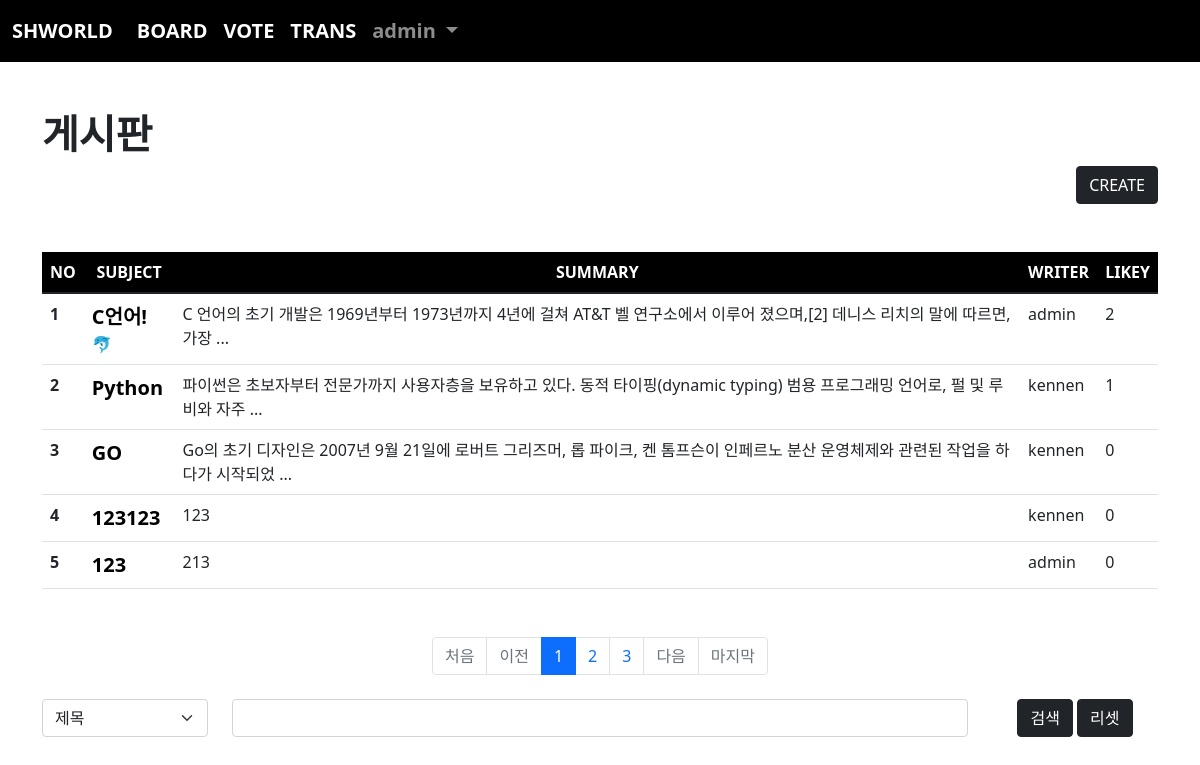
Page /board/index/ (signed in) on the committed database.
### acc/models.py (models this page shows, shortened)
class User(AbstractUser):
    pic = models.ImageField(upload_to="user/%y/%m")
    age = models.IntegerField(default=1)
    comment = models.TextField()

### board/models.py (models this page shows, shortened)
class Board(models.Model):
    subject = models.CharField(max_length=100)
    writer = models.ForeignKey(User, on_delete=models.CASCADE, related_name="writer")
    content = models.TextField()
    pubdate = models.DateTimeField()
    likey = models.ManyToManyField(User, blank=True, related_name="likey")
    def summary(self):
        if len(self.content) >= 80:
            return f"{self.content[:80]} ..."
        return self.content
    def hot(self):
        if self.likey.count() >= 2:
            return True
        return False

### board/views.py (the view)
# urls.py: path('index/', views.index, name="index"),
def index(req):
    kw = req.GET.get("kw", "")
    cate = req.GET.get("cate", "")
    pg = req.GET.get("page", 1)
    if kw:
        if cate == "sub":
            b = Board.objects.filter(subject__startswith=kw)
        elif cate == "wri":
            try:
                from acc.models import User
                u = User.objects.get(username=kw)
                b = Board.objects.filter(writer=u)
            except:
                b = Board.objects.none()
        elif cate == "con":
            b = Board.objects.filter(content__contains=kw)
        else:
            b = Board.objects.all()
    else:
        b = Board.objects.all()
    pag = Paginator(b, 5)
    obj = pag.get_page(pg)
    context ={
        "bset": obj,
        "kw":kw,
        "cate":cate
    }
    return render(req, "board/index.html", context)

### templates/board/index.html (shortened to what this page needs)
{% extends 'base.html' %}
{% block auth %}
    {% load mathfilters %}
    <div class="container mt-5 mb-5">
        <h1><b>게시판</b></h1>
        <div class="text-end">
            <a class="btn btn-dark" href="{% url 'board:create' %}">CREATE</a>
        </div>
        <table class="table table-hover mt-5">
            <thead style="background-color: black; color:white;" class="text-center">
                <tr>
                    <th scope="col">NO</th>
                    <th scope="col">SUBJECT</th>
                    <th scope="col">SUMMARY</th>
                    <th scope="col">WRITER</th>
                    <th scope="col">LIKEY</th>
                </tr>
            </thead>
            <tbody>
                {% if bset %}
                    {% for i in bset %}
                        <tr>
                            <th scope="row">{{ bset.start_index|add:forloop.counter0 }}</th>
                            <td><a class="sub" href="{% url 'board:detail' i.id %}">{{ i.subject }}</a>{% if i.hot %}🐬{% endif %}</td>
                            <td>{{ i.summary }}</td>
                            <td>{{ i.writer }}</td>
                            <td>{{ i.likey.count }}</td>
                        </tr>
                    {% endfor %}
                {% endif %}
            </tbody>
        </table>
        <nav aria-label="Page navigation example" class="mt-5">
            <ul class="pagination justify-content-center">
                {% if bset.has_previous %}
                    <li class="page-item">
                        <a class="page-link" href="{% url 'board:index' %}?page=1&kw={{kw}}&cate={{cate}}">처음</a>
                    </li>
                    <li class="page-item">
                        <a class="page-link" href="{% url 'board:index' %}?page={{bset.previous_page_number}}&kw={{kw}}&cate={{cate}}">이전</a>
                    </li>
                {% else %}
                    <li class="page-item disabled">
                        <a class="page-link">처음</a>
                    </li>
                    <li class="page-item disabled">
                        <a class="page-link">이전</a>
                    </li>
                {% endif %}
                {% for i in bset.paginator.page_range %}
                    {% if i >= bset.number|sub:5 and bset.number|add:4 >= i %}
                        <li class="page-item {% if bset.number == i %} active {% endif %}"><a class="page-link" href="{% url 'board:index' %}?page={{i}}&kw={{kw}}&cate={{cate}}">{{i}}</a></li>
                    {% endif %}
                {% endfor %}
                {% if chset.has_next %}
                    <li class="page-item">
                        <a class="page-link" href="{% url 'board:index' %}?page={{bset.next_page_number}}&kw={{kw}}&cate={{cate}}">다음</a>
                    </li>
                    <li class="page-item">
                        <a class="page-link" href="{% url 'board:index' %}?page={{bset.paginator.num_pages}}&kw={{kw}}&cate={{cate}}">마지막</a>
                    </li>
                {% else %}
                    <li class="page-item disabled">
                        <a class="page-link">다음</a>
                    </li>
                    <li class="page-item disabled">
                        <a class="page-link">마지막</a>
                    </li>
                {% endif %}
            </ul>
        </nav>
        <form>
            <div class="row mt-4">
                <div class="col-lg-2">
                    <select name="cate" class="form-select mb-3" aria-label=".form-select-lg example">
                        <option value="sub" {% if cate == 'sub' %} selected {% endif %}>제목</option>
                    </select>
                </div>
                <div class="col-lg-8">
                    <input type="text" name="kw" value="{{kw}}" class="form-control">
                </div>
                <div class="col-lg-2 text-center">
                    <button class="btn btn-dark">검색</button>
                    <a href="{% url 'board:index' %}" class="btn btn-dark">리셋</a>
                </div>
            </div>
        </form>
    </div>
{% endblock %}

### templates/base.html (shortened to what this page needs)
<!doctype html>
<html lang="en">
    <head>
        <link href="https://cdn.jsdelivr.net/npm/bootstrap@5.1.3/dist/css/bootstrap.min.css" rel="stylesheet">
    </head>
    <body>
        {% if user.is_authenticated %}
            <nav class="navbar navbar-expand-lg navbar-dark" style="background-color: rgb(0, 0, 0); font-size: 20px; font-weight: bold;">
                <div class="container-fluid">
                    <a class="navbar-brand" href="{% url 'acc:index' %}">SHWORLD</a>
                    <div class="collapse navbar-collapse" id="navbarSupportedContent">
                        <ul class="navbar-nav me-auto mb-2 mb-lg-0">
                            <li class="nav-item">
                                <a class="nav-link active" aria-current="page" href="{% url 'board:index' %}">BOARD</a>
                            </li>
                            <li class="nav-item">
                                <a class="nav-link active" aria-current="page" href="{% url 'vote:index' %}">VOTE</a>
                            </li>
                            <li class="nav-item">
                                <a class="nav-link active" aria-current="page" href="{% url 'trans:index' %}">TRANS</a>
                            </li>
                            <li class="nav-item dropdown">
                                <a class="nav-link dropdown-toggle" href="#" id="navbarDropdown" role="button" data-bs-toggle="dropdown" aria-expanded="false">
                                    {{ user }}
                                </a>
                            </li>
                        </ul>
                    </div>
                </div>
            </nav>
        {% endif %}
        {% if user.is_authenticated %}
            {% block auth %}{% endblock %}
        {% endif %}
    </body>
</html>

### templates/board/index.html (style rules this page uses)
.sub { text-decoration: none; font-size: 20px; font-weight: bold; color:black; }

### rows in the picture
User: username "admin"
Board: start_index|add "1", subject "C언어!", summary "C 언어의 초기 개발은 1969년부터 1973년까지 4년에 걸쳐 AT&T 벨 연구소에서 이루어 졌으며,[2] 데니스 리치의 말에 따르면, 가장 ...", writer "admin", likey.count "2"
Board: start_index|add "2", subject "Python", summary "파이썬은 초보자부터 전문가까지 사용자층을 보유하고 있다. 동적 타이핑(dynamic typing) 범용 프로그래밍 언어로, 펄 및 루비와 자주 ...", writer "kennen", likey.count "1"
Board: start_index|add "3", subject "GO", summary "Go의 초기 디자인은 2007년 9월 21일에 로버트 그리즈머, 롭 파이크, 켄 톰프슨이 인페르노 분산 운영체제와 관련된 작업을 하다가 시작되었 ...", writer "kennen", likey.count "0"
Board: start_index|add "4", subject "123123", summary "123", writer "kennen", likey.count "0"
Board: start_index|add "5", subject "123", summary "213", writer "admin", likey.count "0"

### other values in the picture
{{ i }} "1" "2" "3"
